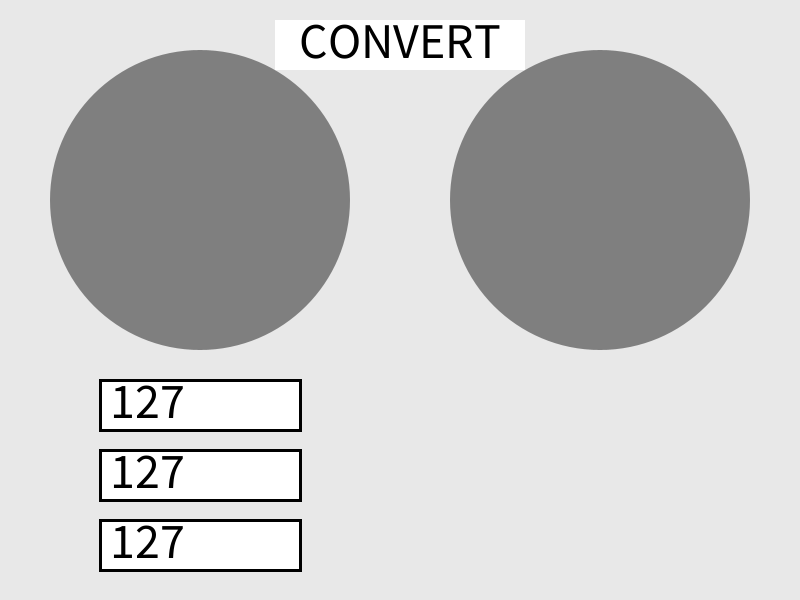
Frame 1 (no input)
Frame 60 (the mouse pressed at the canvas centre just before this capture): identical to frame 1, image omitted
Frame 120 (the mouse held since frame 60 and released just before this capture): identical to frame 1, image omitted

The Processing sketch that drew this single still picture (run headless with seeded random() and noise(); from frame 60 on, the mouse is pressed at the canvas centre):

// Processing sketch: RGB_To_HSV_Converter
// ── RGB_To_HSV_Converter.pde
InputBox[] Boxes;

float Red = 0;
float Blue = 0;
float Green = 0;
color ChosenColour;
color HSVColour;

void setup() {
  Boxes = new InputBox[3];
  Boxes[0] = new InputBox(100, 380, 200, 50, 127);
  Boxes[1] = new InputBox(100, 450, 200, 50, 127);
  Boxes[2] = new InputBox(100, 520, 200, 50, 127);
  size(800, 600);
  Red = Boxes[0].Value;
  Green = Boxes[1].Value;
  Blue = Boxes[2].Value;
  HSVColour = color(127, 127, 127);
}

void draw() {
  Red = Boxes[0].Value;
  Green = Boxes[1].Value;
  Blue = Boxes[2].Value;
  ChosenColour = color(Red, Green, Blue);
  background(#E8E8E8);
  for (InputBox Current : Boxes) {
    Current.Update();
    Current.Show();
  }
  noStroke();
  fill(ChosenColour);
  ellipse(200, 200, 300, 300);
  fill(HSVColour);
  ellipse(600, 200, 300, 300);
  noStroke();
  textAlign(CENTER, CENTER);
  fill(255);
  rect(width/2-125, 20, 250, 50);
  fill(0);
  text("CONVERT", width/2, 40);
}

void mousePressed() {
  for (InputBox Current : Boxes) {
    if (mouseX > Current.Position.x && mouseX < Current.Position.x+Current.Width && mouseY > Current.Position.y && mouseY < Current.Position.y+Current.Height) {
      for (InputBox CurrentTwo : Boxes) {
        CurrentTwo.Selected = false;
      }
      Current.Selected = !Current.Selected;
    }
  }
  if (mouseX > width/2-125 && mouseX < width/2+125 && mouseY > 20 && mouseY < 70) {
    ConvertToHSV();
  }
}

void keyPressed() {
  if (key < 58 && key > 47) {
    int variable = key-48;
    for (InputBox Current : Boxes) {
      if (Current.Selected) {
        Current.Value = Current.Value*10 + (key-48);
      }
    }
  } else if (keyCode == BACKSPACE) {
    for (InputBox Current : Boxes) {
      if (Current.Selected) {
        Current.Value = floor(Current.Value/10);
      }
    }
  }
}

void ConvertToHSV() {
  float Hue;
  float Saturation;
  float Value;
  
  
  float RedValue = Red/255;
  float GreenValue = Green/255;
  float BlueValue = Blue/255;
  float CMax = max(RedValue,GreenValue,BlueValue);
  float CMin = min(RedValue,GreenValue,BlueValue);
  float Delta = CMax - CMin;
  // Hue Calculation
  if (Delta == 0) {
    Hue = 0;
  } else {
    if (CMax == RedValue) {
      Hue = 60*(((GreenValue-BlueValue)/Delta)%6);
    } else if (CMax == GreenValue) {
      Hue = 60*((BlueValue-RedValue)/Delta + 2);
    } else {
      Hue = 60*((RedValue-GreenValue)/Delta+4);
    }
  }
  
  //Saturation Calculation
  if (CMax == 0) {
    Saturation = 0;
  } else {
    Saturation = Delta/CMax;
  } 
  
  Saturation *= 100;
  Value = CMax*100;
  
  println(Hue, Saturation, Value);
  HSVColour = ChosenColour;
  
  
}

// ── InputBox_Class.pde
class InputBox {
  PVector Position;
  float Width;
  float Height;
  int Value;
  boolean Selected;
  
  InputBox(float XPos, float YPos, float Width_, float Height_, int StartingValue) {
    Selected = false;
    Position = new PVector(XPos,YPos);
    Value = StartingValue;
    Width = Width_;
    Height = Height_;
  }
  
  void Show() {
    if (Selected) {
      stroke(#1C05F4);
    } else {
      stroke(0);
    }
    strokeWeight(3);
    fill(255);
    rect(Position.x,Position.y,Width,Height);
    textAlign(LEFT,CENTER);
    textSize(50);
    fill(0);
    text(Value,Position.x+10,Position.y+Height/2-5);
  }
  
  void Update() {
    if (Value > 255) {
      Value = 255;
    } else if (Value < 0) {
      Value = 0;
    }
  }
}
